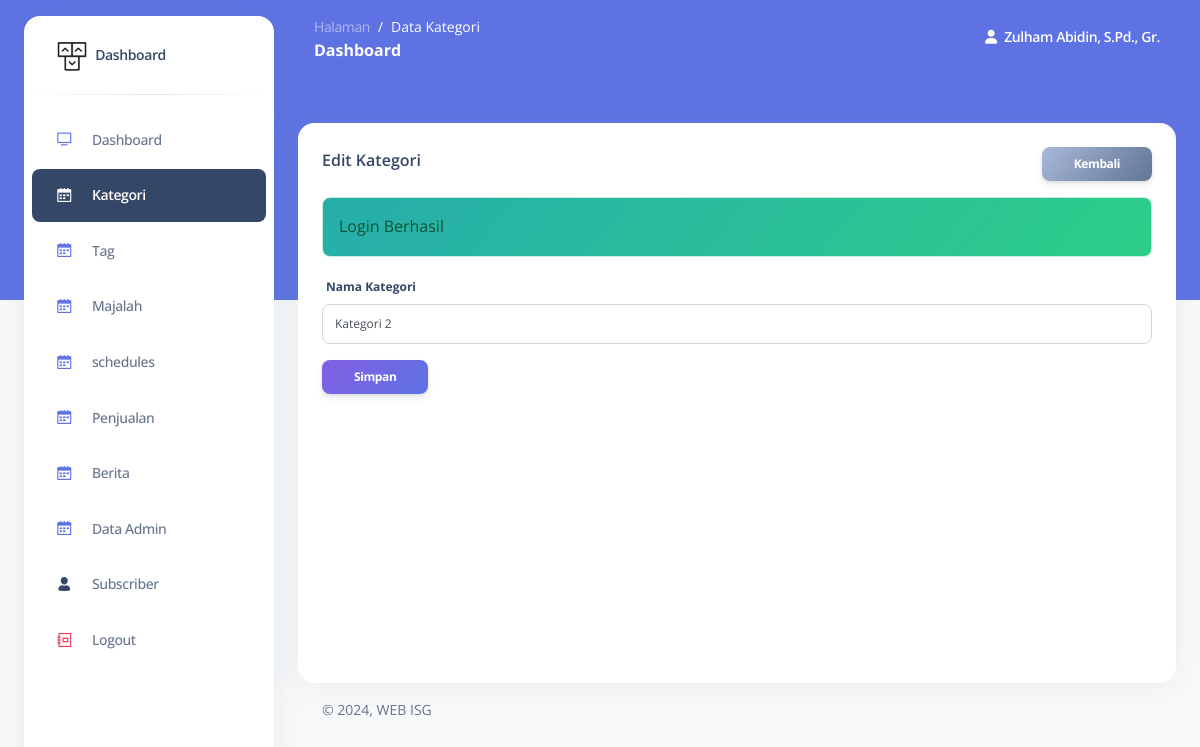
Before: /admin/kategori-edit.php?id=1 (signed in) with the older database file.
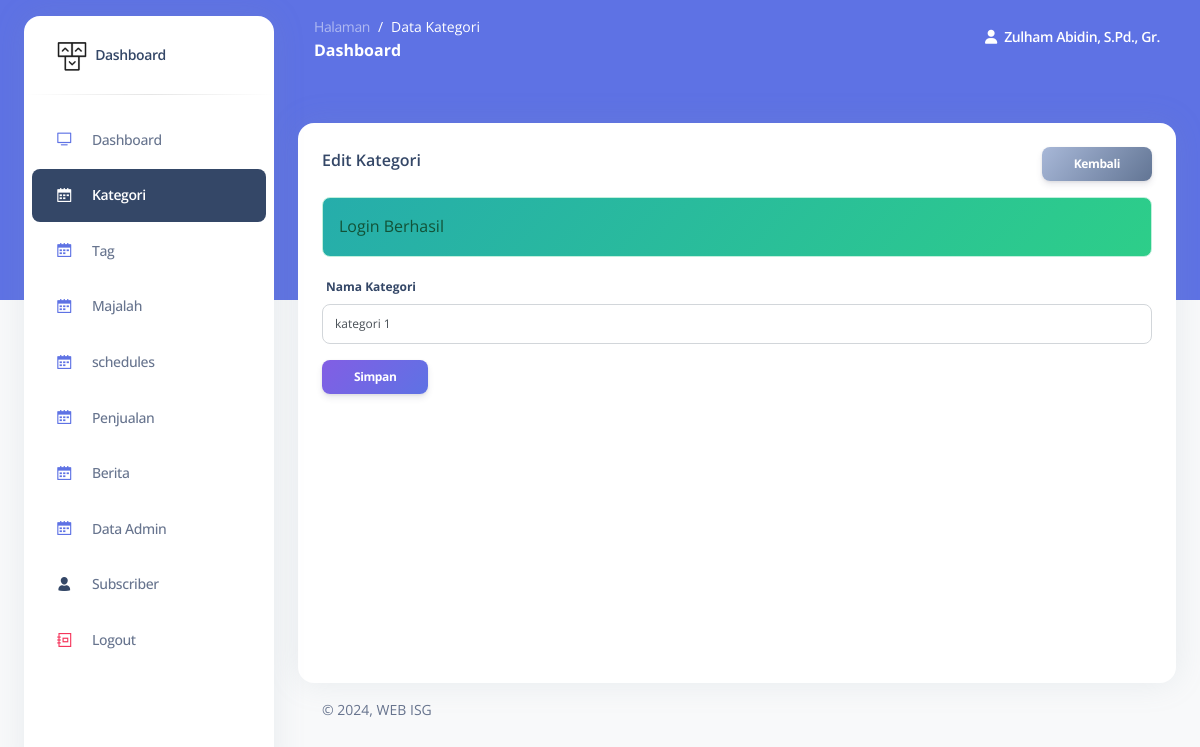
After: the same page with the newer database file.
### tables this page shows
CREATE TABLE `kategori` (
  `id_kategori` int NOT NULL,
  `nama` varchar(100) NOT NULL DEFAULT '0'
);

### admin/function/query.php (called while the page is built, shortened)
<?php
function query_select($table, $role = [])
{
  global $conn;
  $sql = "SELECT * FROM $table";
  if (isset($role['where'])) {
    $sql .= " WHERE " . $role['where'];
  }
  $result = mysqli_query($conn, $sql);
  $rows = [];
  while ($row = mysqli_fetch_assoc($result)) {
    $rows[] = $row;
  }
  return $rows;
}

### admin/function/form.php (called while the page is built, shortened)
<?php
function old(string $name, ?string $value = null)
{
	if($value != null) return $value;
	return null;
}

### admin/kategori-edit.php (the view, shortened to what this page needs)
<?php
$id = get("id");
$item = query_select("kategori", ["where" => "id_kategori = '$id'"]);
if ($item) {
  $item = $item[0];
} else {
  direct("kategori.php");
  die;
}
 ?>
<!DOCTYPE html>
<html lang="en">
<body class="g-sidenav-show   bg-gray-100">
  <main class="main-content position-relative border-radius-lg ">
    <div class="container-fluid py-4">
      <div class="row mt-4">
        <div class="col-lg-12 mb-lg-0 mb-4">
          <div class="card " style="min-height: 70vh">
            <div class="card-body">
            	<div class="d-flex justify-content-between">
	              <h6 class="mb-2">Edit Kategori</h6>
            		<a href="kategori.php" class="btn btn-sm bg-gradient-secondary">Kembali</a>
            	</div>
            	 <form role="form" method="POST">
                <div class="mb-3">
                	<label for="">Nama Kategori</label>
                  <input type="text" value="<?= old("nama", $item["nama"]) ?>" class="form-control" placeholder="Nama Kategori" name="nama">
                </div>
                <div class="text-left">
                  <button type="submit" class="btn bg-gradient-primary btn-sm">Simpan</button>
                </div>
              </form>
            </div>
          </div>
        </div>
      </div>
    </div>
  </main>
</body>
</html>

Changed rows visible on the page:
changed kategori: nama "Kategori 2" → "kategori 1"
